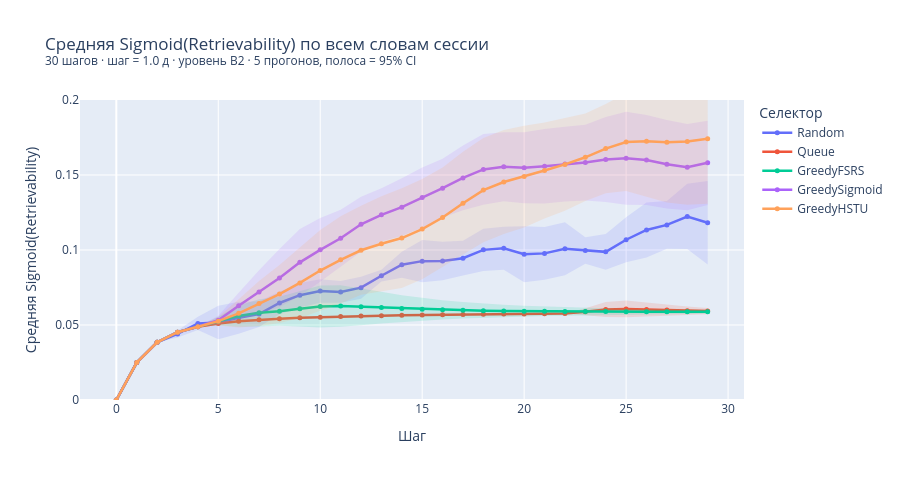

The notebook cell this image was saved under:
### Code cell
_COLORS = [
    ("#636EFA", "rgba(99,110,250,0.15)"),
    ("#EF553B", "rgba(239,85,59,0.15)"),
    ("#00CC96", "rgba(0,204,150,0.15)"),
    ("#AB63FA", "rgba(171,99,250,0.15)"),
    ("#FFA15A", "rgba(255,161,90,0.15)"),
    ("#19D3F3", "rgba(25,211,243,0.15)"),
]
PALETTE = {
    name: {"line": line, "fill": fill}
    for (name, _, _), (line, fill) in zip(SELECTOR_CONFIGS, _COLORS)
}

selectors_to_plot = [name for name, _, _ in SELECTOR_CONFIGS]

fig = go.Figure()

for name in selectors_to_plot:
    sub = agg[agg["selector"] == name].sort_values("step")
    line_color = PALETTE[name]["line"]
    fill_color = PALETTE[name]["fill"]

    # CI band
    fig.add_trace(go.Scatter(
        x=pd.concat([sub["step"], sub["step"].iloc[::-1]]),
        y=pd.concat([sub["mean"] + sub["ci95"], (sub["mean"] - sub["ci95"]).iloc[::-1]]),
        fill="toself",
        fillcolor=fill_color,
        line=dict(color="rgba(0,0,0,0)"),
        showlegend=False,
        hoverinfo="skip",
    ))

    fig.add_trace(go.Scatter(
        x=sub["step"],
        y=sub["mean"],
        mode="lines+markers",
        name=name,
        line=dict(color=line_color, width=2.5),
        marker=dict(size=5),
    ))

metric_label = "Retrievability" if METRIC == "retrievability" else "Sigmoid(Retrievability)"
fig.update_layout(
    title=(
        f"Средняя {metric_label} по всем словам сессии<br>"
        f"<sup>{N_STEPS} шагов · шаг = {STEP_DAYS} д · уровень {LEVEL} · "
        f"{N_SEEDS} прогонов, полоса = 95% CI</sup>"
    ),
    xaxis_title="Шаг",
    yaxis_title=f"Средняя {metric_label}",
    yaxis=dict(range=[0, 0.2]),
    height=480,
    legend=dict(title="Селектор"),
)
fig.show()
